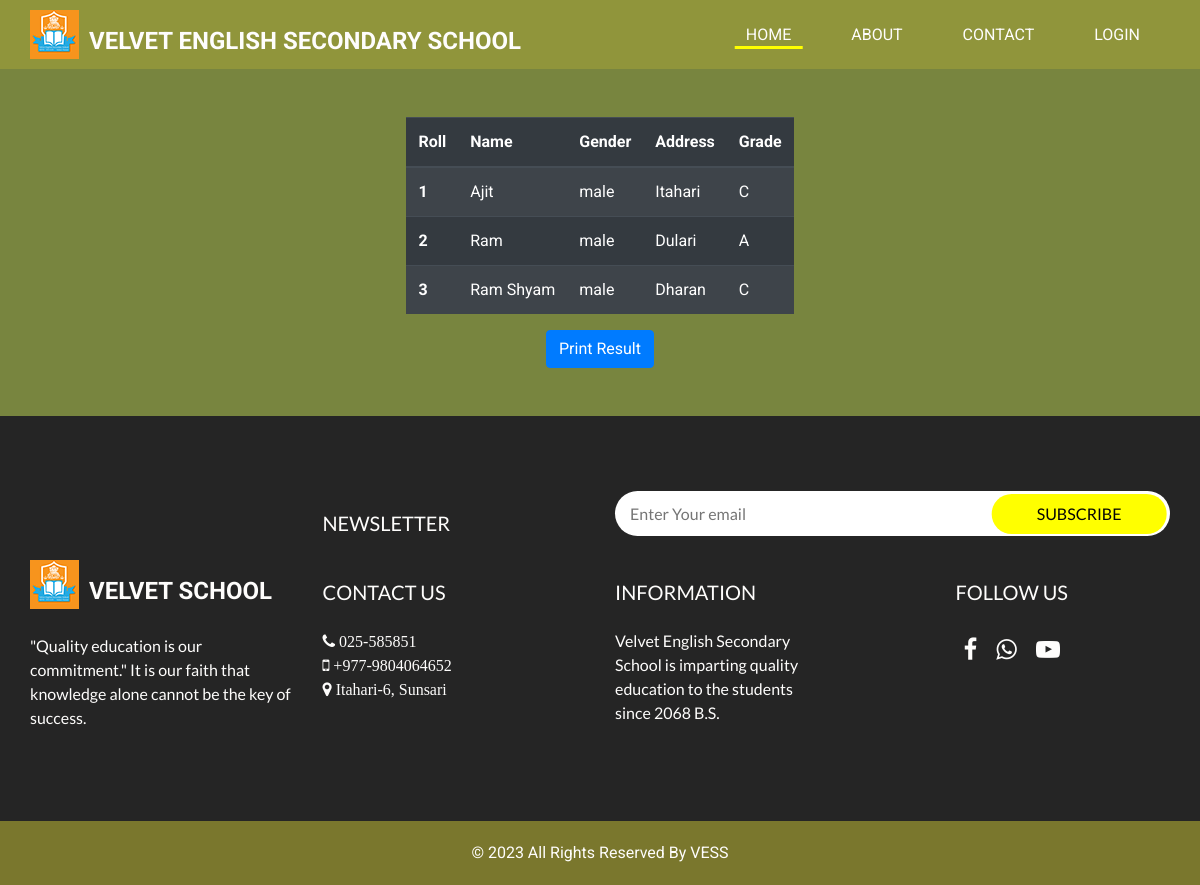
Before: /viewresult with the older database file.
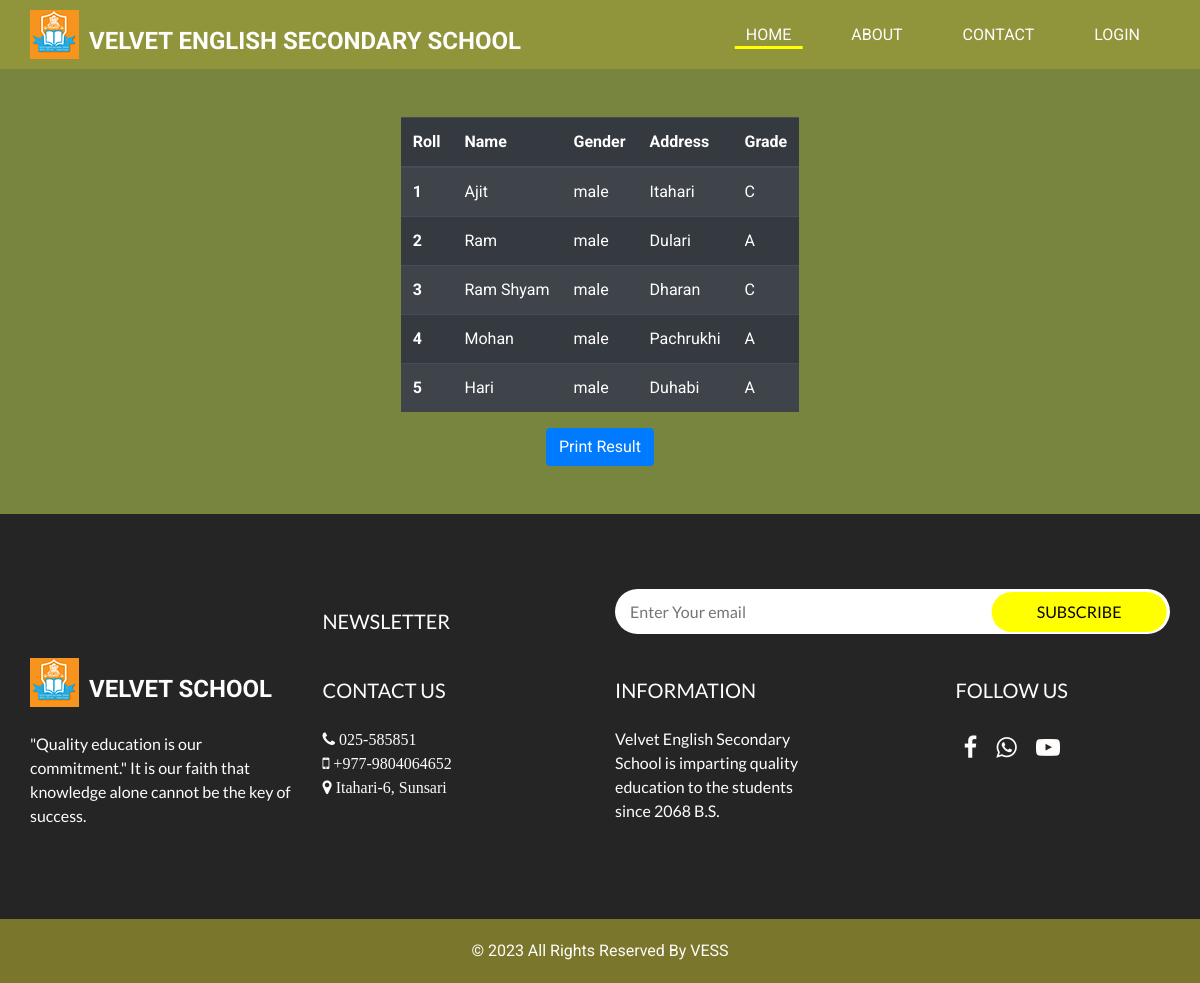
After: the same page with the newer database file.
### home/models.py (models this page shows, shortened)
class Student(models.Model):
    name = models.CharField(max_length=500)
    gmail = models.EmailField()
    gender = models.CharField(max_length=50, default="male")
    address = models.TextField()
    phone = models.CharField(max_length=800)
    classname = models.ForeignKey(ClassName, on_delete=models.CASCADE)

### home/views.py (the view)
# urls.py: path("viewresult", viewresult, name="viewresult"),
def viewresult(request):
    students = Student.objects.all();
    return render(request, 'viewresult.html', {'students': students})

### templates/viewresult.html (shortened to what this page needs)
{% extends 'base.html' %}
{% load static %}
{% block content %}
<div class="d-flex align-items-center justify-content-center p-5">
<form action="{% url 'addsubjectmarks' %}">
<table class="table table-striped table-dark">
  <thead>
    <tr>
      <th scope="col">Roll</th>
      <th scope="col">Name</th>
      <th scope="col">Gender</th>
      <th scope="col">Address</th>
      <th scope="col">Grade</th>
    </tr>
  </thead>
  <tbody>
        {% for student in students %}
            <tr>
              <th scope="row">{{student.id}}</th>
              <td>{{student.name}}</td>
              <td>{{student.gender}}</td>
              <td>{{student.address}}</td>
              <td>
                {% if student.name == 'Ram' or student.name == 'Mohan' or student.name == 'Hari' %}
                A
                {% else %}
                C
                {% endif %}
              </td>
            </tr>
        {% endfor %}
  </tbody>
</table>
<center><button class="btn btn-primary" type="submit">Print Result</button></center>
</form>
</div>
  <section class="info_section layout_padding">
    <div class="container">
      <div class="info_form">
        <div class="row">
          <div class="offset-lg-3 col-lg-3">
            <h5 class="form_heading">
              Newsletter
            </h5>
          </div>
          <div class="col-md-6">
            <form action="#">
              <input type="text" placeholder="Enter Your email">
              <button>
                subscribe
              </button>
            </form>
          </div>
        </div>
      </div>
    </div>
    <div class="container">
      <div class="row">
        <div class="col-md-3">
          <div class="info_logo">
            <div>
              <a href="">
                <img src="{% static 'images/school.png' %}" alt="" />
                <span>
                  Velvet School
                </span>
              </a>
            </div>
            <p>
              "Quality education is our commitment." It is our faith that knowledge alone cannot be the key of success.
            </p>
          </div>
        </div>
        <div class="col-md-3">
          <div class="info_links ">
            <h5>
              Contact Us
            </h5>
            <p class="pr-0 pr-md-4 pr-lg-5">
              <i class="fa fa-phone" aria-hidden="true">  025-585851</i>
              <i class="fa fa-mobile" aria-hidden="true">  +977-9804064652</i>
              <i class="fa fa-map-marker" aria-hidden="true">  Itahari-6, Sunsari</i>
            </p>
          </div>
        </div>
        <div class="col-md-3">
          <div class="info_insta">
            <h5>
              INFORMATION
            </h5>
            <p class="pr-0 pr-md-4 pr-md-5">
              Velvet English Secondary School is imparting quality education to the students since 2068 B.S.
            </p>
          </div>
        </div>
        <div class="col-md-3">
          <div class="pl-0 pl-lg-5 pl-md-4">
            <h5>
              Follow Us
            </h5>
            <p>
                <i class="fa fa-facebook p-2" style="font-size:24px;" aria-hidden="true"></i>
                <i class="fa fa-whatsapp p-2" style="font-size:24px;" aria-hidden="true"></i>
                <i class="fa fa-youtube-play p-2" style="font-size:24px;" aria-hidden="true"></i>
            </p>
          </div>
        </div>
      </div>
    </div>
  </section>
{% endblock %}

### templates/base.html (shortened to what this page needs)
<!DOCTYPE html>
{% load static %}
<html lang="en">
<head>
  <link rel="stylesheet" type="text/css" href="https://cdnjs.cloudflare.com/ajax/libs/OwlCarousel2/2.1.3/assets/owl.carousel.min.css" />
  <link rel="stylesheet" type="text/css" href="{% static 'css/bootstrap.css' %}" />
  <link href="{% static 'css/style.css' %}" rel="stylesheet" />
  <link href="{% static 'css/responsive.css' %}" rel="stylesheet" />
  <link rel="stylesheet" href="https://cdnjs.cloudflare.com/ajax/libs/font-awesome/4.7.0/css/font-awesome.min.css">
</head>
<body>
  <div class="hero_area">
    <header class="header_section">
      <div class="container">
        <nav class="navbar navbar-expand-lg custom_nav-container ">
          <a class="navbar-brand" href="index.html">
            <img src="{% static 'images\school.png' %}" alt="" />
            <span>
              Velvet English Secondary School
            </span>
          </a>
          <div class="collapse navbar-collapse" id="navbarSupportedContent">
            <div class="d-flex ml-auto flex-column flex-lg-row align-items-center">
              <ul class="navbar-nav  ">
                <li class="nav-item active">
                  <a class="nav-link" href="/">Home <span class="sr-only">(current)</span></a>
                </li>
                <li class="nav-item">
                  <a class="nav-link" href="about"> About </a>
                </li>
                <li class="nav-item">
                  <a class="nav-link" href="contactus"> Contact </a>
                </li>
                <li class="nav-item">
                  {% if user.is_authenticated %}
                  <a class="nav-link" href="/accounts/logout"> Logout </a>
                  {% else %}
                  <a class="nav-link" href="/accounts/login"> Login </a>
                  {% endif %}
                </li>
              </ul>
            </div>
          </div>
        </nav>
      </div>
    </header>
{% block content %}
{% endblock %}
  <section class="container-fluid footer_section">
    <p>
      &copy; 2023 All Rights Reserved By
      <a href="https://html.design/">VESS</a>
    </p>
  </section>
</body>
</html>

### static/css/style.css (style rules this page uses)
body { font-family: "Roboto", sans-serif; color: #0c0c0c; background-color: #ffffff; }
.layout_padding { padding: 75px 0; }
.hero_area { position: relative; background-color: #78853f; height: 85vh; }
.header_section { background-color: #90953b; }
.custom_nav-container.navbar-expand-lg .navbar-nav .nav-link { padding: 10px 30px; color: #fefdfc; text-align: center; text-transform: uppercase; }
.custom_nav-container.navbar-expand-lg .navbar-nav .nav-item.active .nav-link { position: relative; }
.custom_nav-container.navbar-expand-lg .navbar-nav .nav-item.active .nav-link::after { content: ""; position: absolute; width: 65%; left: 50%; height: 2.5px; background-color: #ffff00; bottom: 8px; margin: 0 auto; display: block; -webkit-transform: translateX(-50%); transform: translateX(-50%); }
a, a:hover, a:focus { text-decoration: none; }
.btn, .btn:focus { outline: none !important; -webkit-box-shadow: none; box-shadow: none; }
.navbar-brand { display: -webkit-box; display: -ms-flexbox; display: flex; -webkit-box-align: end; -ms-flex-align: end; align-items: flex-end; }
.navbar-brand span { font-size: 24px; font-weight: 700; color: #fefdfc; margin-left: 10px; text-transform: uppercase; }
.custom_nav-container { z-index: 99999; padding: 5px 0; }
.info_section { background-color: #252525; color: #fefdfc; font-family: "Lato", sans-serif; }
.info_section h5 { margin: 20px 0 25px 0; font-weight: 400; text-transform: uppercase; }
.info_section .form_heading { font-weight: normal; text-transform: uppercase; }
.info_section .info_logo a { display: -webkit-box; display: -ms-flexbox; display: flex; -webkit-box-align: end; -ms-flex-align: end; align-items: flex-end; margin-bottom: 25px; }
.info_section .info_logo a span { font-size: 24px; font-weight: 700; color: #fefdfc; margin-left: 10px; text-transform: uppercase; font-family: "Roboto", sans-serif; }
.info_section .info_form form { display: -webkit-box; display: -ms-flexbox; display: flex; }
.info_section .info_form form input { min-width: 100%; height: 45px; border-radius: 30px; border: none; outline: none; padding: 0 15px; }
.info_section .info_form form button { padding: 0 45px; height: 40px; outline: none; border: none; border-radius: 30px; color: #050505; text-transform: uppercase; background-color: #ffff00; -webkit-transform: translate(-102%); transform: translate(-102%); margin-top: 2.5px; }
.footer_section { background-color: #252525; padding: 20px; background-color: #7a772d; }
.footer_section p { margin: 0; text-align: center; color: #fefdfc; }
.footer_section a { color: #fefdfc; }

### static/css/responsive.css (style rules this page uses)
@media (min-width: 1200px) { .container { max-width: 1170px; } }

Changed rows visible on the page:
added Student: id "4", name "Mohan", gender "male", address "Pachrukhi", shows "A"
added Student: id "5", name "Hari", gender "male", address "Duhabi", shows "A"
